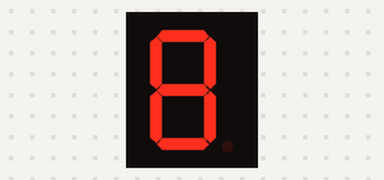
Recording of a sketch running on a simulated Arduino Uno, built with avr-gcc and run on an emulated ATmega328P. Shown: 1-digit seven-segment display. Wiring (inferred from the names in the program): 1-digit 7-segment display, segments lit when LOW: segments pin 2, pin 3, pin 4, pin 5, pin 6, pin 7, pin 8. The segment pins are drawn as the display they are named for.

Above: at 0.1 s.
At 3.1 s:
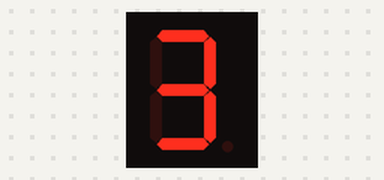
At 7.1 s:
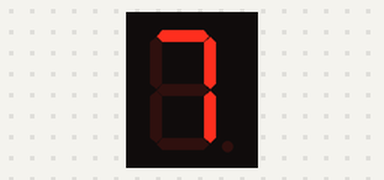
At 14.1 s:
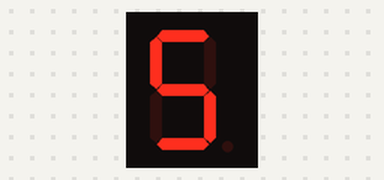
At 21.1 s:
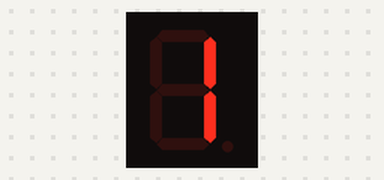
At 29.1 s:
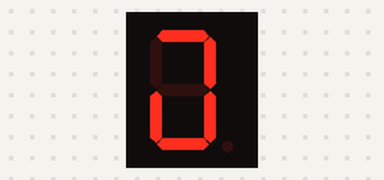

Measured:
- what the display in image 1 shows lasts 1.0 s, from 3.0 s to 4.0 s
- what the display in image 5 shows lasts 2.0 s, from 29.0 s to 31.0 s

The sketch:

29082024_Lanjut.ino
```cpp
// Define segment pins
const int a = 2;
const int b = 3;
const int c = 4;
const int d = 5;
const int e = 6;
const int f = 7;
const int g = 8;
const int dp = 9;

// Array of segment patterns for digits 0-9
const byte numPatterns[10] = {
  0b00000000, // 0
  0b01111001, // 1
  0b00100100, // 2
  0b00110000, // 3
  0b00011001, // 4
  0b00010010, // 5
  0b00000010, // 6
  0b01111000, // 7
  0b00000000, // 8
  0b01100000, // 9
};

void setup() {
  // Set all segment pins as output
  pinMode(a, OUTPUT);
  pinMode(b, OUTPUT);
  pinMode(c, OUTPUT);
  pinMode(d, OUTPUT);
  pinMode(e, OUTPUT);
  pinMode(f, OUTPUT);
  pinMode(g, OUTPUT);
}

void loop() {
  for (int i = 0; i < 10; i++) {
    displayNumber(i);
    delay(1000); // Wait 1 second before changing number
  }
  for (int i = 9; i >= 0; i--) {
    displayNumber(i);
    delay(1000); // Wait 1 second before changing number
  }
}

void displayNumber(int num) {
  byte pattern = numPatterns[num];

  digitalWrite(a, pattern & 0b00000001);
  digitalWrite(b, pattern & 0b00000010);
  digitalWrite(c, pattern & 0b00000100);
  digitalWrite(d, pattern & 0b00001000);
  digitalWrite(e, pattern & 0b00010000);
  digitalWrite(f, pattern & 0b00100000);
  digitalWrite(g, pattern & 0b01000000);
}
```
